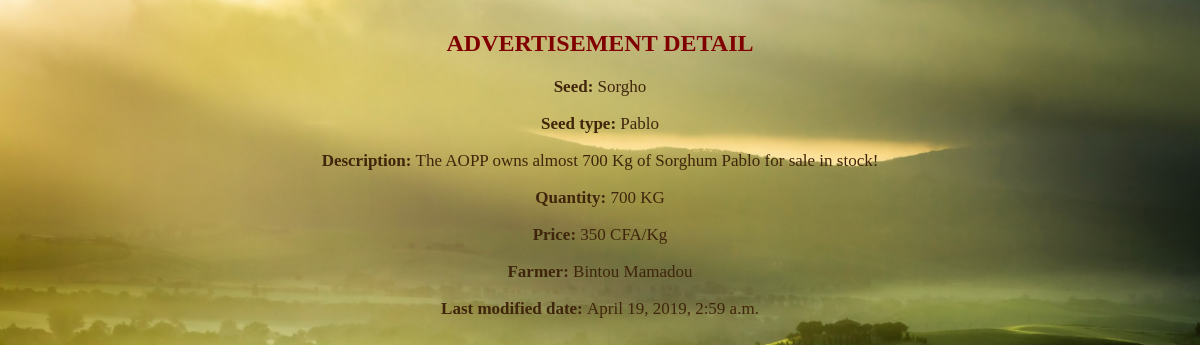
The app's page /advertisements/7/ with its own data.
### seeds/models.py (models this page shows, shortened)
class Advertisement(models.Model):
    farmer = models.ForeignKey(Farmer, on_delete=models.CASCADE)
    seed = models.CharField(max_length=200)
    seed_type = models.CharField(max_length=200)
    description = models.TextField(default="", blank=True)
    quantity = models.PositiveIntegerField(validators=[MaxValueValidator(99999)])
    price = models.PositiveIntegerField(validators=[MaxValueValidator(999999999)])
    pub_date = models.DateTimeField('date published')
    class Meta:
        unique_together = (('farmer', 'pub_date'),)
        unique_together = (('farmer', 'seed_type'),)
    def was_published_recently(self):
        now = timezone.now()
        return now - datetime.timedelta(days=1) <= self.pub_date <= now
    was_published_recently.admin_order_field = 'pub_date'
    was_published_recently.boolean = True
    was_published_recently.short_description = 'Published recently?'

class Farmer(models.Model):
    phone_number = models.CharField(primary_key=True, max_length=9)
    full_name = models.CharField(max_length=70)
    region = models.CharField(
      max_length=10,
      choices=[(tag.name, tag.value) for tag in RegionChoice]
    )
    place = models.CharField(max_length=200)
    def __str__(self):
        return self.full_name

### seeds/views.py (the view)
# urls.py: path('advertisements/<int:advertisement_id>/', views.advertisements_detail_view, name='advertisements_detail'),
def advertisements_detail_view(request, advertisement_id):
    advertisement = get_object_or_404(Advertisement, pk=advertisement_id)
    return render(request, 'seeds/advertisements_detail.html', {'advertisement': advertisement})

### seeds/templates/seeds/advertisements_detail.html
{% load static %}
<link rel="stylesheet" type="text/css" href="{% static 'seeds/style.css' %}" />
<h2>ADVERTISEMENT DETAIL</h2>
<p><b>Seed: </b>{{ advertisement.seed }}</p>
<p><b>Seed type: </b>{{ advertisement.seed_type }}</p>
{% if advertisement.description %}
    <p><b>Description: </b>{{ advertisement.description }}</p>
{% endif %}
<p><b>Quantity: </b>{{ advertisement.quantity }} KG</p>
<p><b>Price: </b>{{ advertisement.price }} CFA/Kg</p>
<p><b>Farmer: </b>{{ advertisement.farmer }}</p>
<p><b>Last modified date: </b>{{ advertisement.pub_date }}</p>

### seeds/static/seeds/style.css (style rules this page uses)
h2 { margin-top: 30px; color: #800000; }
p { opacity: 1; font-size: 17px; color: #3F250B; }

### records on screen
Advertisement: seed "Sorgho", seed_type "Pablo", description "The AOPP owns almost 700 Kg of Sorghum Pablo for sale in stock!", quantity "700", price "350", farmer "Bintou Mamadou", pub_date "April 19, 2019, 2:59 a.m."
